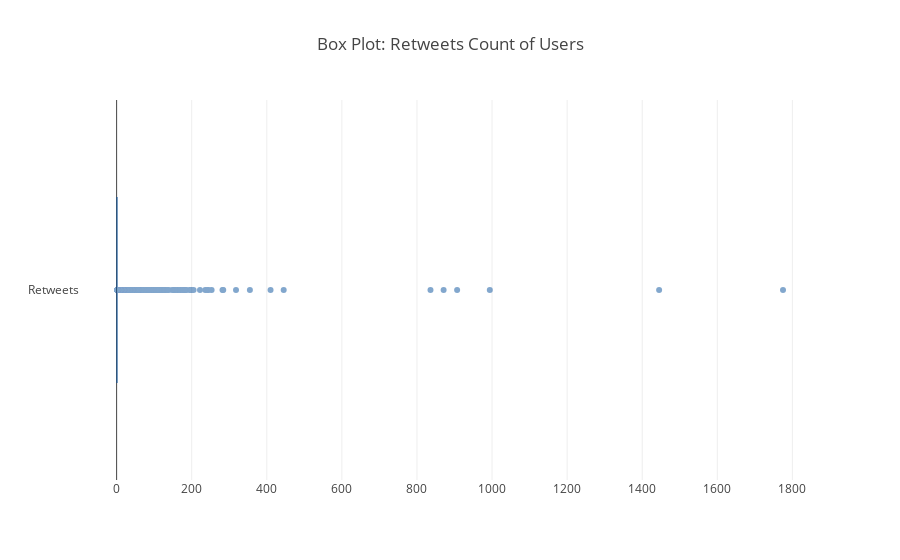

Source (notebook cell):
### Code cell
import plotly as py
import plotly.graph_objs as go
py.offline.init_notebook_mode(connected=True)

data = [go.Box(x=df.retweet_count, 
                     marker=dict(color = 'rgb(8, 81, 156)'), name = 'Retweets',
                     opacity=0.5)]

layout = go.Layout(
    title='Box Plot: Retweets Count of Users ')



py.offline.iplot(go.Figure(data=data, layout=layout))

### Figure 1 — Plotly figure (JSON) as saved in the notebook; plotly's stock layout.template omitted (floating-point values rounded to 4 significant figures; data arrays with more than 128 entries replaced by an {"elided": "..."} marker saying what was removed)
{"data": [{"marker": {"color": "rgb(8, 81, 156)"}, "name": "Retweets", "opacity": 0.5, "type": "box", "uid": "9f9ad340-3ebf-11e9-a756-f21898649618", "x": {"elided": "76913 int values"}}], "layout": {"title": "Box Plot: Retweets Count of Users "}}
